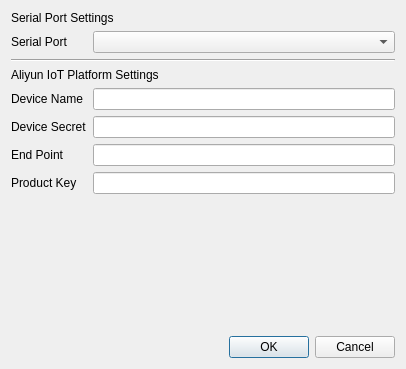
<?xml version="1.0" encoding="UTF-8"?>
<ui version="4.0">
 <class>SettingDialog</class>
 <widget class="QDialog" name="SettingDialog">
  <property name="geometry">
   <rect>
    <x>0</x>
    <y>0</y>
    <width>406</width>
    <height>369</height>
   </rect>
  </property>
  <property name="sizePolicy">
   <sizepolicy hsizetype="Expanding" vsizetype="Expanding">
    <horstretch>0</horstretch>
    <verstretch>0</verstretch>
   </sizepolicy>
  </property>
  <property name="windowTitle">
   <string>Settings</string>
  </property>
  <property name="locale">
   <locale language="English" country="UnitedStates"/>
  </property>
  <layout class="QVBoxLayout" name="verticalLayout">
   <item>
    <layout class="QFormLayout" name="settingsLayout">
     <item row="0" column="0" colspan="2">
      <widget class="QLabel" name="serialPortSettingsLabel">
       <property name="text">
        <string>Serial Port Settings</string>
       </property>
      </widget>
     </item>
     <item row="1" column="0">
      <widget class="QLabel" name="serialPortLabel">
       <property name="text">
        <string>Serial Port</string>
       </property>
      </widget>
     </item>
     <item row="1" column="1">
      <widget class="QComboBox" name="serialPortsComboBox">
       <property name="sizePolicy">
        <sizepolicy hsizetype="Expanding" vsizetype="Preferred">
         <horstretch>0</horstretch>
         <verstretch>0</verstretch>
        </sizepolicy>
       </property>
      </widget>
     </item>
     <item row="2" column="0" colspan="2">
      <widget class="Line" name="settingsSplitLine">
       <property name="orientation">
        <enum>Qt::Horizontal</enum>
       </property>
      </widget>
     </item>
     <item row="3" column="0" colspan="2">
      <widget class="QLabel" name="aliyunIotPlatformSettingsLabel">
       <property name="sizePolicy">
        <sizepolicy hsizetype="Preferred" vsizetype="Preferred">
         <horstretch>0</horstretch>
         <verstretch>0</verstretch>
        </sizepolicy>
       </property>
       <property name="text">
        <string>Aliyun IoT Platform Settings</string>
       </property>
      </widget>
     </item>
     <item row="4" column="0">
      <widget class="QLabel" name="deviceNameLabel">
       <property name="sizePolicy">
        <sizepolicy hsizetype="Preferred" vsizetype="Preferred">
         <horstretch>0</horstretch>
         <verstretch>0</verstretch>
        </sizepolicy>
       </property>
       <property name="text">
        <string>Device Name</string>
       </property>
      </widget>
     </item>
     <item row="4" column="1">
      <widget class="QLineEdit" name="deviceNameLineEdit">
       <property name="sizePolicy">
        <sizepolicy hsizetype="Expanding" vsizetype="Preferred">
         <horstretch>0</horstretch>
         <verstretch>0</verstretch>
        </sizepolicy>
       </property>
      </widget>
     </item>
     <item row="5" column="0">
      <widget class="QLabel" name="deviceSecretLabel">
       <property name="text">
        <string>Device Secret</string>
       </property>
      </widget>
     </item>
     <item row="5" column="1">
      <widget class="QLineEdit" name="deviceSecretLineEdit">
       <property name="sizePolicy">
        <sizepolicy hsizetype="Expanding" vsizetype="Preferred">
         <horstretch>0</horstretch>
         <verstretch>0</verstretch>
        </sizepolicy>
       </property>
      </widget>
     </item>
     <item row="6" column="0">
      <widget class="QLabel" name="endPointLabel">
       <property name="text">
        <string>End Point</string>
       </property>
      </widget>
     </item>
     <item row="6" column="1">
      <widget class="QLineEdit" name="endPointLineEdit">
       <property name="sizePolicy">
        <sizepolicy hsizetype="Expanding" vsizetype="Preferred">
         <horstretch>0</horstretch>
         <verstretch>0</verstretch>
        </sizepolicy>
       </property>
      </widget>
     </item>
     <item row="7" column="0">
      <widget class="QLabel" name="productKeyLabel">
       <property name="text">
        <string>Product Key</string>
       </property>
      </widget>
     </item>
     <item row="7" column="1">
      <widget class="QLineEdit" name="productKeyLineEdit">
       <property name="sizePolicy">
        <sizepolicy hsizetype="Expanding" vsizetype="Preferred">
         <horstretch>0</horstretch>
         <verstretch>0</verstretch>
        </sizepolicy>
       </property>
      </widget>
     </item>
    </layout>
   </item>
   <item>
    <widget class="QDialogButtonBox" name="buttonBox">
     <property name="standardButtons">
      <set>QDialogButtonBox::Cancel|QDialogButtonBox::Ok</set>
     </property>
    </widget>
   </item>
  </layout>
 </widget>
 <resources/>
 <connections/>
</ui>
